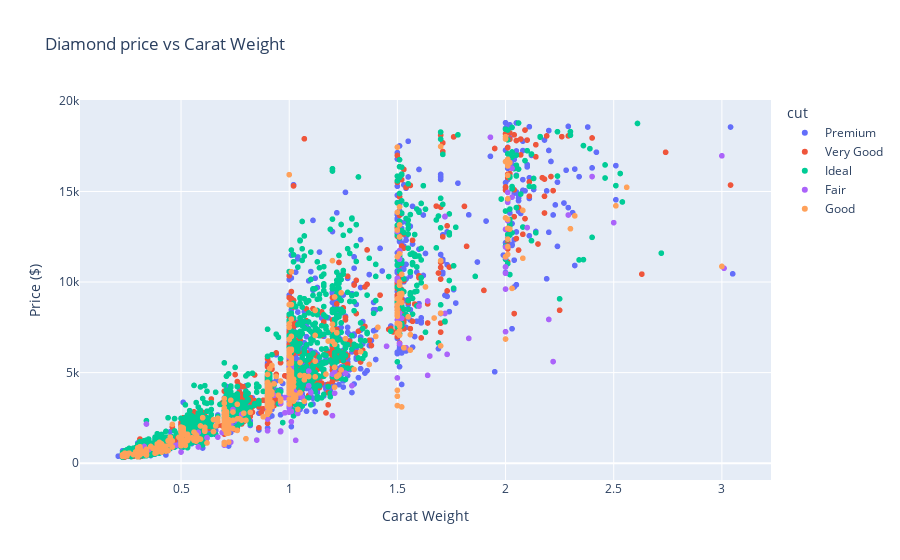

Write notebook code for a chart like this one.
### Code cell
fig = px.scatter(df,x='carat',y='price',color='cut',
                 title="Diamond price vs Carat Weight",
                 labels={'carat':'Carat Weight','price':'Price ($)'}
                 )
fig.show()

### Figure 1 — Plotly figure (JSON) as saved in the notebook; plotly's stock layout.template omitted (floating-point values rounded to 4 significant figures; data arrays with more than 128 entries replaced by an {"elided": "..."} marker saying what was removed)
{"data": [{"hovertemplate": "cut=Premium<br>Carat Weight=%{x}<br>Price ($)=%{y}<extra></extra>", "legendgroup": "Premium", "marker": {"color": "#636efa", "symbol": "circle"}, "mode": "markers", "name": "Premium", "showlegend": true, "type": "scattergl", "x": {"elided": "1447 float values"}, "xaxis": "x", "y": {"elided": "1447 int values"}, "yaxis": "y"}, {"hovertemplate": "cut=Very Good<br>Carat Weight=%{x}<br>Price ($)=%{y}<extra></extra>", "legendgroup": "Very Good", "marker": {"color": "#EF553B", "symbol": "circle"}, "mode": "markers", "name": "Very Good", "showlegend": true, "type": "scattergl", "x": {"elided": "1195 float values"}, "xaxis": "x", "y": {"elided": "1195 int values"}, "yaxis": "y"}, {"hovertemplate": "cut=Ideal<br>Carat Weight=%{x}<br>Price ($)=%{y}<extra></extra>", "legendgroup": "Ideal", "marker": {"color": "#00cc96", "symbol": "circle"}, "mode": "markers", "name": "Ideal", "showlegend": true, "type": "scattergl", "x": {"elided": "2127 float values"}, "xaxis": "x", "y": {"elided": "2127 int values"}, "yaxis": "y"}, {"hovertemplate": "cut=Fair<br>Carat Weight=%{x}<br>Price ($)=%{y}<extra></extra>", "legendgroup": "Fair", "marker": {"color": "#ab63fa", "symbol": "circle"}, "mode": "markers", "name": "Fair", "showlegend": true, "type": "scattergl", "x": {"elided": "168 float values"}, "xaxis": "x", "y": {"elided": "168 int values"}, "yaxis": "y"}, {"hovertemplate": "cut=Good<br>Carat Weight=%{x}<br>Price ($)=%{y}<extra></extra>", "legendgroup": "Good", "marker": {"color": "#FFA15A", "symbol": "circle"}, "mode": "markers", "name": "Good", "showlegend": true, "type": "scattergl", "x": {"elided": "457 float values"}, "xaxis": "x", "y": {"elided": "457 int values"}, "yaxis": "y"}], "layout": {"legend": {"title": {"text": "cut"}, "tracegroupgap": 0}, "title": {"text": "Diamond price vs Carat Weight"}, "xaxis": {"anchor": "y", "domain": [0, 1], "title": {"text": "Carat Weight"}}, "yaxis": {"anchor": "x", "domain": [0, 1], "title": {"text": "Price ($)"}}}}
